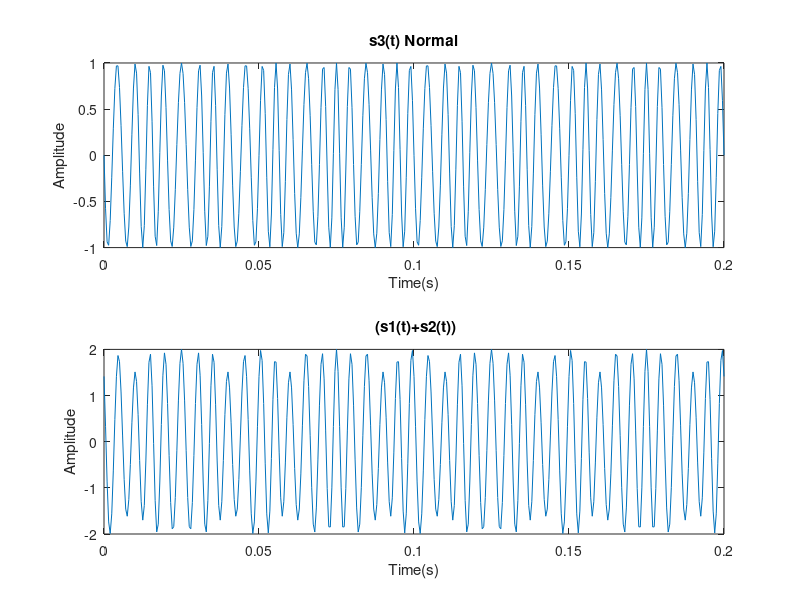
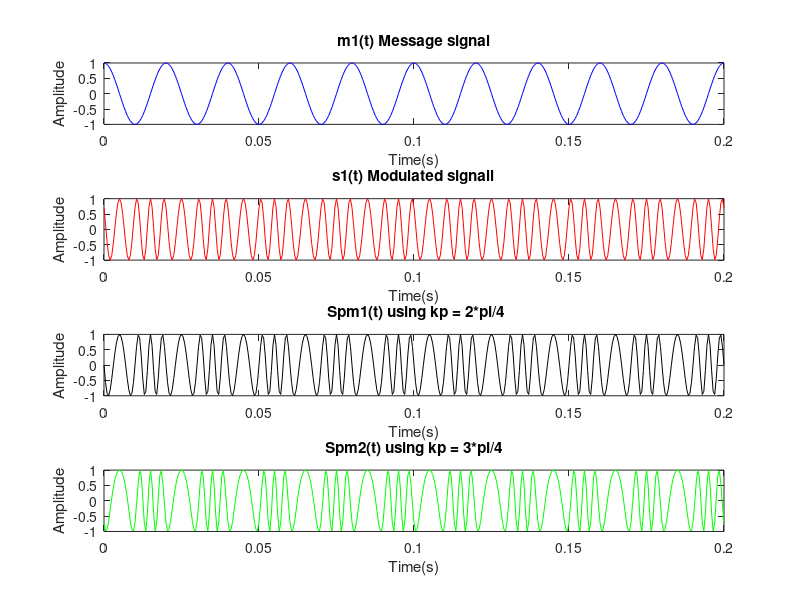
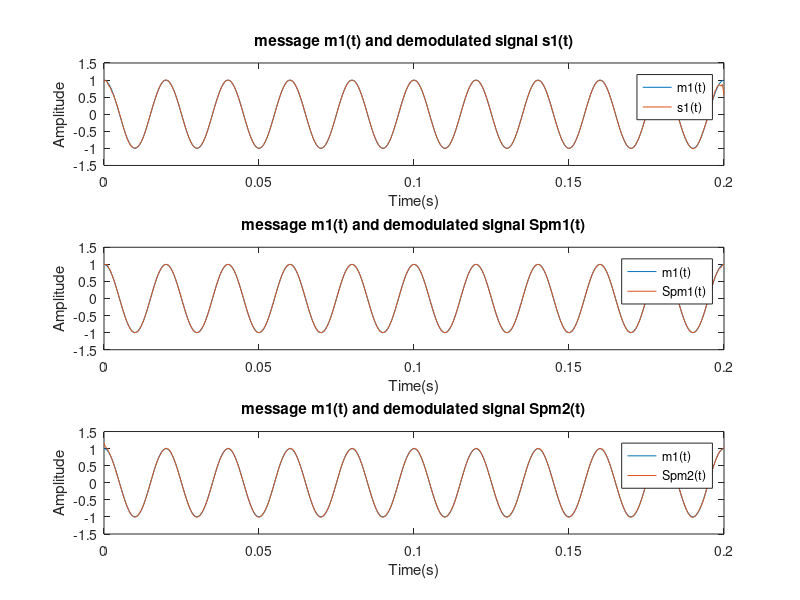

Write MATLAB code to recreate these figures, in order.
fs = 2000;
t = 0:1/fs:0.2;
fc=200;
Ac=1;
%signals
c = Ac*cos(2*pi*fc*t);
message1 = cos(2*pi*50*t);
message2 = cos(2*pi*10*t);
%phases
kp=pi/4;
phase1 = kp*message1;
phase2 = kp*message2;
%modulates signals
s1=Ac*cos((2*pi*fc*t)+phase1);
s2=Ac*cos((2*pi*fc*t)+phase2);
%construct s3
message3=message1+message2;
phase3=kp*message3;
s3=Ac*cos((2*pi*fc*t)+phase3);
%construct ( s1+s2)
sum=s1+s2;
figure (1)
subplot(2,1,1)
plot(t,s3);
xlabel(" Time(s) ");
ylabel(" Amplitude ");
title(" s3(t) Normal ");
subplot(2,1,2)
plot(t,sum);
xlabel(" Time(s) ");
ylabel(" Amplitude ");
title(" (s1(t)+s2(t))");

%% effect kp value
kp2=2*pi/4;
kp3=3*pi/4;

phase3=kp2*message1;
Spm1=Ac*cos((2*pi*fc*t)+phase3);

phase4=kp3*message1;
Spm2=Ac*cos((2*pi*fc*t)+phase4);

figure (2)
subplot(4,1,1)
plot(t,message1,"blue");
xlabel(" Time(s) ");
ylabel(" Amplitude ");
title(" m1(t) Message signal ");

subplot(4,1,2)
plot(t,s1,'red');
xlabel(" Time(s) ");
ylabel(" Amplitude ");
title(" s1(t) Modulated signall ");

subplot(4,1,3)
plot(t,Spm1,"black");
xlabel(" Time(s) ");
ylabel(" Amplitude ");
title(" Spm1(t) using kp = 2*pi/4");

subplot(4,1,4)
plot(t,Spm2,'green');
xlabel(" Time(s) ");
ylabel(" Amplitude ");
title(" Spm2(t) using kp = 3*pi/4 ");

%% demodulating

%demodulate spm ,spm1,spm2
% fist hilbert transform, second obtain angle and construct demod signal
Spm_hilbert=hilbert(s1,length(t));
Phase1=angle(Spm_hilbert);
uwrap1=unwrap(Phase1);
demod_Spm=(uwrap1-2*pi*fc*t)/kp;

Spm1_hilbert=hilbert(Spm1,length(t));
Phase2=angle(Spm1_hilbert);
uwrap2=unwrap(Phase2);
demod_Spm1=(uwrap2-2*pi*fc*t)/kp2;

Spm2_hilbert=hilbert(Spm2,length(t));
Phase3=angle(Spm2_hilbert);
uwrap3=unwrap(Phase3);
demod_Spm2=(uwrap3-2*pi*fc*t)/kp3;

figure (3)
subplot(3,1,1)
plot(t,message1);
hold on
plot(t,demod_Spm);
xlabel(" Time(s) ");
ylabel(" Amplitude ");
title("message m1(t) and demodulated signal s1(t)");
legend("m1(t)","s1(t)");

subplot(3,1,2)
plot(t,message1);
hold on
plot(t,demod_Spm1);
xlabel(" Time(s) ");
ylabel(" Amplitude ");
title("message m1(t) and demodulated signal Spm1(t)");
legend("m1(t)","Spm1(t)");

subplot(3,1,3)
plot(t,message1);
hold on
plot(t,demod_Spm2);
xlabel(" Time(s) ");
ylabel(" Amplitude ");
title("message m1(t) and demodulated signal Spm2(t)");
legend("m1(t)","Spm2(t)");